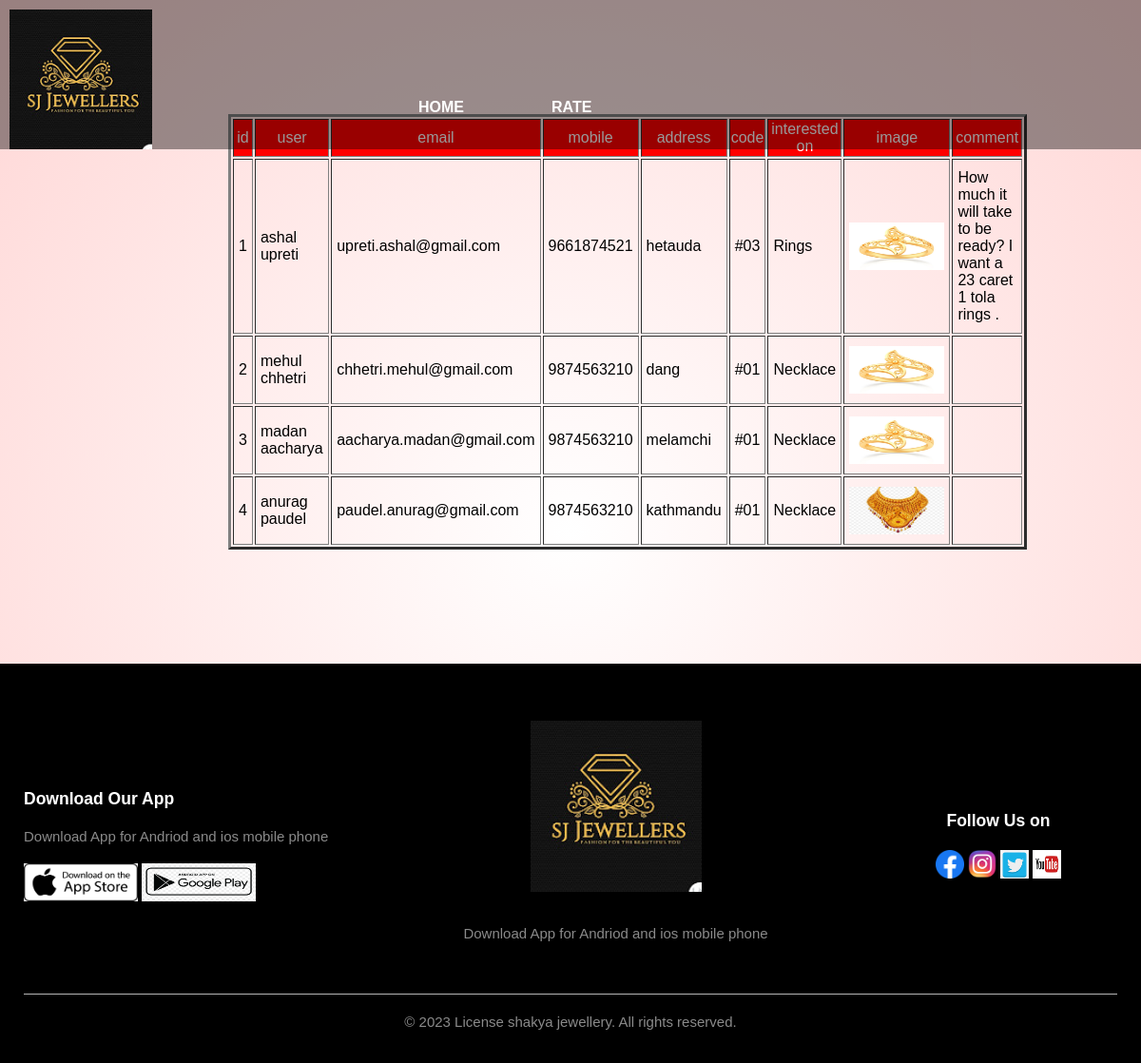
Screenshot of /display.php with the database file from the repository.
### tables this page shows
CREATE TABLE IF NOT EXISTS `userinfodata` (
  `id` int(255) NOT NULL AUTO_INCREMENT,
  `user` varchar(255) NOT NULL,
  `email` varchar(255) NOT NULL,
  `mobile` varchar(255) NOT NULL,
  `address` varchar(255) NOT NULL,
  `code` varchar(255) NOT NULL,
  `interestedon` varchar(255) NOT NULL,
  `image` varchar(255) NOT NULL,
  `comment` varchar(255) NOT NULL,
  PRIMARY KEY (`id`)
);

### display.php (the view, shortened to what this page needs)
<html lang="en">
<head>
  <link rel="stylesheet" href="style.css">
</head>
<body>
  <nav>
    <img src="designs/logo.jpg" alt="logo" width="150px">
    <ul>
      <li><a href="index.php">Home</a></li>
      <li><a href="addrate.php">Rate</a></li>
    </ul>
  </nav>
  <section class="table">
    <table border="3">
      <tr>
        <th>id</th>
        <th>user</th>
        <th>email</th>
        <th>mobile</th>
        <th>address</th>
        <th>code</th>
        <th>interested on</th>
        <th>image</th>
        <th>comment</th>
      </tr>
      <tbody>
        <?php
        $con = mysqli_connect('localhost', 'root');
        mysqli_select_db($con, 'ashal');
        $selectquery = "select * from userinfodata";
        $query = mysqli_query($con, $selectquery);
        while ($data = mysqli_fetch_array($query)) {
        ?>
          <tr>
            <td><?php echo $data['id']; ?> </td>
            <td><?php echo $data['user']; ?> </td>
            <td><?php echo $data['email']; ?> </td>
            <td><?php echo $data['mobile']; ?> </td>
            <td><?php echo $data['address']; ?> </td>
            <td><?php echo $data['code']; ?> </td>
            <td><?php echo $data['interestedon']; ?> </td>
            <td><img src="<?php echo $data['image']; ?>" width="100" height="50"> </td>
            <td><?php echo $data['comment']; ?> </td>
          </tr>
        <?php
        }
        ?>
      </tbody>
    </table>
  </section>
  <div class="footer">
    <div class="container">
      <div class="row">
        <div class="footer-cols-1">
          <h3>Download Our App</h3>
          <p>Download App for Andriod and ios mobile phone</p>
          <div class="app-logo">
            <img src="designs/app-store.png">
            <img src="designs/play-store.png">
          </div>
        </div>
        <div class="footer-cols-2">
          <img src="designs/logo.jpg">
          <p>Download App for Andriod and ios mobile phone</p>
        </div>
        <div class="footer-cols-3">
          <h3>Follow Us on</h3>
          <div class="socialmedia">
            <img src="designs/facebook.png"></a>
            <img src="designs/instagram.png"> </a>
            <img src="designs/twitter.png">
            <img src="designs/youtube.jpg">
          </div>
        </div>
      </div>
      <hr>
      <p class="copyright">© 2023 License shakya jewellery. All rights reserved.</p>
    </div>
  </div>
</body>
</html>

### style.css (style rules this page uses)
htmL { scroll-behavior: smooth; }
body { margin: 0; padding: 0; font-family: Arial, Helvetica, sans-serif; background: radial-gradient(#fff, #ffd6d5); }
nav { width: 100%; overflow: hidden; position: fixed; top: 0; background-color: rgba(0, 0, 0, 0.4); padding: 0 0 15px 0; }
nav > ul { margin-top: -40px; }
nav > ul li { margin-top: -46px; }
nav img { padding: 10px; }
ul { padding: 0; margin: 0; list-style: none; margin-left: 35%; margin-top: 1px; }
li { float: left; list-style: none; }
a { padding: 20px; width: 100px; display: block; text-decoration: none; color: #fff; text-transform: uppercase; font-weight: bold; }
.container { max-width: 1300px; margin: auto; padding-left: 25px; padding-right: 25px; }
.row, .row1 { display: flex; align-items: center; flex-wrap: wrap; justify-content: space-around; }
.footer { background: #000; color: #8a8a8a; font-size: 15px; padding: 60px 0 20px; }
.footer p { color: #8a8a8a; }
.footer h3 { color: #fff; margin-bottom: 20px; }
.footer-cols-1, .footer-cols-2, .footer-cols-3 { min-width: 250px; margin-bottom: 20px; }
.footer-cols-1 { flex-basis: 30%; }
.footer-cols-2 { flex: 1; text-align: center; }
.footer-cols-2 img { width: 180px; margin-bottom: 20px; }
.footer-cols-3 { flex-basis: 12%; text-align: center; }
ul { list-style-type: none; }
.app-logo { margin-top: 20px; }
.app-logo img { width: 120px; height: 40px; }
.socialmedia { margin-top: 5px; }
.socialmedia img { width: 30px; height: 30px; }
.footer hr { border: none; background: #b5b5b5; height: 1px; margin: 20px 0; }
.copyright { text-align: center; }
.table { margin: 10%; padding-left: 10%; }
th { color: #fff; background: red; font-weight: normal; }
td { padding: 10px 5px; }

### rows the page displays
userinfodata: id "1", user "ashal upreti", email "upreti.ashal@gmail.com", mobile "9661874521", address "hetauda", code "#03", interestedon "Rings", image (picture), comment "How much it will take to be ready? I want a 23 caret 1 tola rings ."
userinfodata: id "2", user "mehul chhetri", email "chhetri.mehul@gmail.com", mobile "9874563210", address "dang", code "#01", interestedon "Necklace", image (picture)
userinfodata: id "3", user "madan aacharya", email "aacharya.madan@gmail.com", mobile "9874563210", address "melamchi", code "#01", interestedon "Necklace", image (picture)
userinfodata: id "4", user "anurag paudel", email "paudel.anurag@gmail.com", mobile "9874563210", address "kathmandu", code "#01", interestedon "Necklace", image (picture)
